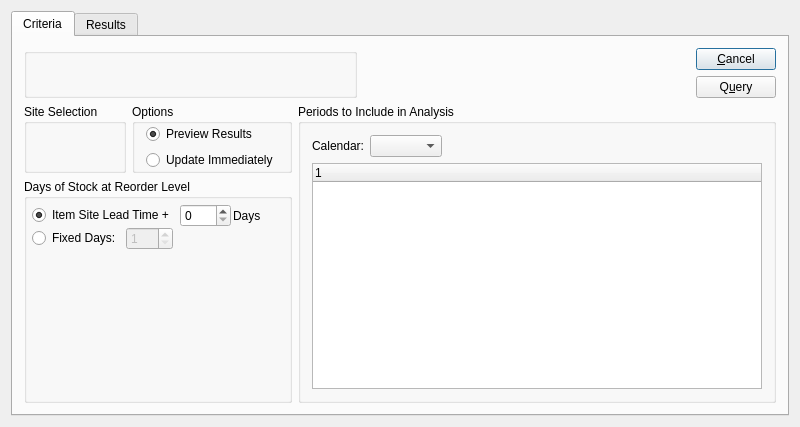
<?xml version="1.0" encoding="UTF-8"?>
<ui version="4.0">
 <comment>This file is part of the xTuple ERP: PostBooks Edition, a free and
open source Enterprise Resource Planning software suite,
Copyright (c) 1999-2019 by OpenMFG LLC, d/b/a xTuple.
It is licensed to you under the Common Public Attribution License
version 1.0, the full text of which (including xTuple-specific Exhibits)
is available at www.xtuple.com/CPAL.  By using this software, you agree
to be bound by its terms.</comment>
 <class>updateReorderLevels</class>
 <widget class="QDialog" name="updateReorderLevels">
  <property name="geometry">
   <rect>
    <x>0</x>
    <y>0</y>
    <width>800</width>
    <height>427</height>
   </rect>
  </property>
  <property name="windowTitle">
   <string>Update Reorder Levels</string>
  </property>
  <layout class="QGridLayout">
   <item row="0" column="0">
    <widget class="QTabWidget" name="_tab">
     <property name="currentIndex">
      <number>0</number>
     </property>
     <widget class="QWidget" name="_criteriaTab">
      <attribute name="title">
       <string>Criteria</string>
      </attribute>
      <layout class="QGridLayout">
       <item row="0" column="0">
        <layout class="QHBoxLayout">
         <item>
          <widget class="QStackedWidget" name="_stack">
           <property name="currentIndex">
            <number>0</number>
           </property>
           <widget class="QWidget" name="_paramPage">
            <layout class="QGridLayout">
             <property name="margin">
              <number>0</number>
             </property>
             <item row="0" column="0">
              <widget class="ParameterGroup" name="_parameter">
               <property name="title">
                <string/>
               </property>
               <property name="fixedSize">
                <bool>false</bool>
               </property>
              </widget>
             </item>
            </layout>
           </widget>
           <widget class="QWidget" name="_itemPage">
            <layout class="QGridLayout" name="gridLayout_2">
             <property name="margin">
              <number>0</number>
             </property>
             <item row="0" column="0">
              <widget class="QGroupBox" name="groupBox_2">
               <property name="title">
                <string/>
               </property>
               <layout class="QGridLayout" name="gridLayout_32">
                <item row="0" column="0">
                 <widget class="ItemCluster" name="_item">
                  <property name="enabled">
                   <bool>true</bool>
                  </property>
                 </widget>
                </item>
               </layout>
              </widget>
             </item>
            </layout>
           </widget>
          </widget>
         </item>
         <item>
          <spacer>
           <property name="orientation">
            <enum>Qt::Horizontal</enum>
           </property>
           <property name="sizeHint" stdset="0">
            <size>
             <width>0</width>
             <height>20</height>
            </size>
           </property>
          </spacer>
         </item>
         <item>
          <layout class="QVBoxLayout">
           <property name="spacing">
            <number>0</number>
           </property>
           <item>
            <layout class="QVBoxLayout">
             <item>
              <widget class="QPushButton" name="_close">
               <property name="text">
                <string>&amp;Cancel</string>
               </property>
              </widget>
             </item>
             <item>
              <widget class="QPushButton" name="_update">
               <property name="text">
                <string>Q&amp;uery</string>
               </property>
              </widget>
             </item>
            </layout>
           </item>
           <item>
            <spacer>
             <property name="orientation">
              <enum>Qt::Vertical</enum>
             </property>
             <property name="sizeHint" stdset="0">
              <size>
               <width>20</width>
               <height>0</height>
              </size>
             </property>
            </spacer>
           </item>
          </layout>
         </item>
        </layout>
       </item>
       <item row="1" column="0">
        <widget class="QFrame" name="_frame">
         <property name="sizePolicy">
          <sizepolicy hsizetype="Preferred" vsizetype="Preferred">
           <horstretch>0</horstretch>
           <verstretch>1</verstretch>
          </sizepolicy>
         </property>
         <property name="frameShape">
          <enum>QFrame::NoFrame</enum>
         </property>
         <property name="frameShadow">
          <enum>QFrame::Raised</enum>
         </property>
         <layout class="QGridLayout" name="gridLayout_3">
          <property name="margin">
           <number>0</number>
          </property>
          <item row="0" column="0">
           <widget class="WarehouseGroup" name="_warehouse">
            <property name="title">
             <string>Site Selection</string>
            </property>
            <property name="fixedSize">
             <bool>false</bool>
            </property>
           </widget>
          </item>
          <item row="0" column="1">
           <widget class="QGroupBox" name="groupBox">
            <property name="title">
             <string>Options</string>
            </property>
            <layout class="QGridLayout">
             <property name="topMargin">
              <number>0</number>
             </property>
             <property name="bottomMargin">
              <number>0</number>
             </property>
             <item row="0" column="0">
              <widget class="QRadioButton" name="_preview">
               <property name="text">
                <string>Preview Results</string>
               </property>
               <property name="checked">
                <bool>true</bool>
               </property>
              </widget>
             </item>
             <item row="1" column="0">
              <widget class="QRadioButton" name="_postImmediate">
               <property name="text">
                <string>Update Immediately</string>
               </property>
              </widget>
             </item>
            </layout>
           </widget>
          </item>
          <item row="0" column="2" rowspan="2">
           <widget class="QGroupBox" name="_periodsToInclude">
            <property name="title">
             <string>Periods to Include in Analysis</string>
            </property>
            <layout class="QGridLayout">
             <item row="0" column="0">
              <widget class="QLabel" name="_calendarLit">
               <property name="text">
                <string>Calendar:</string>
               </property>
               <property name="alignment">
                <set>Qt::AlignRight|Qt::AlignTrailing|Qt::AlignVCenter</set>
               </property>
              </widget>
             </item>
             <item row="0" column="1">
              <layout class="QHBoxLayout">
               <item>
                <widget class="CalendarComboBox" name="_calendar"/>
               </item>
               <item>
                <spacer>
                 <property name="orientation">
                  <enum>Qt::Horizontal</enum>
                 </property>
                 <property name="sizeHint" stdset="0">
                  <size>
                   <width>40</width>
                   <height>20</height>
                  </size>
                 </property>
                </spacer>
               </item>
              </layout>
             </item>
             <item row="1" column="0" colspan="2">
              <widget class="PeriodsListView" name="_periods"/>
             </item>
            </layout>
           </widget>
          </item>
          <item row="1" column="0" colspan="2">
           <widget class="QGroupBox" name="_daysGroup">
            <property name="title">
             <string>Days of Stock at Reorder Level</string>
            </property>
            <layout class="QVBoxLayout">
             <property name="spacing">
              <number>0</number>
             </property>
             <property name="margin">
              <number>5</number>
             </property>
             <item>
              <layout class="QHBoxLayout">
               <property name="spacing">
                <number>2</number>
               </property>
               <item>
                <widget class="QRadioButton" name="_leadTime">
                 <property name="text">
                  <string>Item Site Lead Time + </string>
                 </property>
                 <property name="checked">
                  <bool>true</bool>
                 </property>
                </widget>
               </item>
               <item>
                <layout class="QHBoxLayout">
                 <property name="spacing">
                  <number>2</number>
                 </property>
                 <item>
                  <widget class="QSpinBox" name="_leadTimePad"/>
                 </item>
                 <item>
                  <widget class="QLabel" name="_daysLit">
                   <property name="text">
                    <string>Days</string>
                   </property>
                  </widget>
                 </item>
                </layout>
               </item>
              </layout>
             </item>
             <item>
              <layout class="QHBoxLayout">
               <property name="spacing">
                <number>5</number>
               </property>
               <item>
                <widget class="QRadioButton" name="_fixedDays">
                 <property name="text">
                  <string>Fixed Days:</string>
                 </property>
                </widget>
               </item>
               <item>
                <layout class="QHBoxLayout">
                 <property name="spacing">
                  <number>0</number>
                 </property>
                 <item>
                  <widget class="QSpinBox" name="_days">
                   <property name="enabled">
                    <bool>false</bool>
                   </property>
                   <property name="minimum">
                    <number>1</number>
                   </property>
                   <property name="maximum">
                    <number>999</number>
                   </property>
                   <property name="value">
                    <number>1</number>
                   </property>
                  </widget>
                 </item>
                 <item>
                  <spacer>
                   <property name="orientation">
                    <enum>Qt::Horizontal</enum>
                   </property>
                   <property name="sizeType">
                    <enum>QSizePolicy::MinimumExpanding</enum>
                   </property>
                   <property name="sizeHint" stdset="0">
                    <size>
                     <width>0</width>
                     <height>20</height>
                    </size>
                   </property>
                  </spacer>
                 </item>
                </layout>
               </item>
              </layout>
             </item>
             <item>
              <spacer name="verticalSpacer">
               <property name="orientation">
                <enum>Qt::Vertical</enum>
               </property>
               <property name="sizeHint" stdset="0">
                <size>
                 <width>20</width>
                 <height>40</height>
                </size>
               </property>
              </spacer>
             </item>
            </layout>
           </widget>
          </item>
         </layout>
        </widget>
       </item>
      </layout>
     </widget>
     <widget class="QWidget" name="_resultsTab">
      <attribute name="title">
       <string>Results</string>
      </attribute>
      <layout class="QGridLayout">
       <item row="0" column="0" colspan="2">
        <layout class="QHBoxLayout">
         <item>
          <widget class="QLabel" name="_totalDaysLit">
           <property name="text">
            <string>Total Days Analyzed:</string>
           </property>
           <property name="alignment">
            <set>Qt::AlignRight|Qt::AlignTrailing|Qt::AlignVCenter</set>
           </property>
          </widget>
         </item>
         <item>
          <widget class="XLineEdit" name="_totalDays">
           <property name="enabled">
            <bool>false</bool>
           </property>
           <property name="sizePolicy">
            <sizepolicy hsizetype="Preferred" vsizetype="Fixed">
             <horstretch>0</horstretch>
             <verstretch>0</verstretch>
            </sizepolicy>
           </property>
           <property name="toolTip">
            <string>ot</string>
           </property>
          </widget>
         </item>
         <item>
          <spacer>
           <property name="orientation">
            <enum>Qt::Horizontal</enum>
           </property>
           <property name="sizeHint" stdset="0">
            <size>
             <width>221</width>
             <height>20</height>
            </size>
           </property>
          </spacer>
         </item>
        </layout>
       </item>
       <item row="1" column="0">
        <widget class="XTreeWidget" name="_results">
         <property name="editTriggers">
          <set>QAbstractItemView::AllEditTriggers</set>
         </property>
         <property name="selectionMode">
          <enum>QAbstractItemView::ExtendedSelection</enum>
         </property>
        </widget>
       </item>
       <item row="1" column="2">
        <layout class="QVBoxLayout">
         <item>
          <widget class="QPushButton" name="_post">
           <property name="enabled">
            <bool>false</bool>
           </property>
           <property name="text">
            <string>&amp;Post</string>
           </property>
          </widget>
         </item>
         <item>
          <spacer>
           <property name="orientation">
            <enum>Qt::Vertical</enum>
           </property>
           <property name="sizeHint" stdset="0">
            <size>
             <width>20</width>
             <height>40</height>
            </size>
           </property>
          </spacer>
         </item>
        </layout>
       </item>
      </layout>
     </widget>
    </widget>
   </item>
  </layout>
 </widget>
 <layoutdefault spacing="6" margin="11"/>
 <customwidgets>
  <customwidget>
   <class>CalendarComboBox</class>
   <extends>XComboBox</extends>
   <header>calendarTools.h</header>
  </customwidget>
  <customwidget>
   <class>ItemCluster</class>
   <extends>QWidget</extends>
   <header>itemcluster.h</header>
   <container>1</container>
  </customwidget>
  <customwidget>
   <class>ParameterGroup</class>
   <extends>QGroupBox</extends>
   <header>parametergroup.h</header>
   <container>1</container>
  </customwidget>
  <customwidget>
   <class>PeriodsListView</class>
   <extends>XTreeWidget</extends>
   <header>calendarTools.h</header>
  </customwidget>
  <customwidget>
   <class>WarehouseGroup</class>
   <extends>QGroupBox</extends>
   <header>warehousegroup.h</header>
   <container>1</container>
  </customwidget>
  <customwidget>
   <class>XComboBox</class>
   <extends>QComboBox</extends>
   <header>xcombobox.h</header>
  </customwidget>
  <customwidget>
   <class>XLineEdit</class>
   <extends>QLineEdit</extends>
   <header>xlineedit.h</header>
   <container>1</container>
  </customwidget>
  <customwidget>
   <class>XTreeWidget</class>
   <extends>QTreeWidget</extends>
   <header>xtreewidget.h</header>
   <container>1</container>
  </customwidget>
 </customwidgets>
 <tabstops>
  <tabstop>_warehouse</tabstop>
  <tabstop>_parameter</tabstop>
  <tabstop>_leadTime</tabstop>
  <tabstop>_leadTimePad</tabstop>
  <tabstop>_fixedDays</tabstop>
  <tabstop>_days</tabstop>
  <tabstop>_periods</tabstop>
  <tabstop>_update</tabstop>
  <tabstop>_close</tabstop>
 </tabstops>
 <resources/>
 <connections>
  <connection>
   <sender>_close</sender>
   <signal>clicked()</signal>
   <receiver>updateReorderLevels</receiver>
   <slot>reject()</slot>
   <hints>
    <hint type="sourcelabel">
     <x>464</x>
     <y>45</y>
    </hint>
    <hint type="destinationlabel">
     <x>20</x>
     <y>20</y>
    </hint>
   </hints>
  </connection>
  <connection>
   <sender>_fixedDays</sender>
   <signal>toggled(bool)</signal>
   <receiver>_days</receiver>
   <slot>setEnabled(bool)</slot>
   <hints>
    <hint type="sourcelabel">
     <x>56</x>
     <y>286</y>
    </hint>
    <hint type="destinationlabel">
     <x>150</x>
     <y>289</y>
    </hint>
   </hints>
  </connection>
  <connection>
   <sender>_leadTime</sender>
   <signal>toggled(bool)</signal>
   <receiver>_leadTimePad</receiver>
   <slot>setEnabled(bool)</slot>
   <hints>
    <hint type="sourcelabel">
     <x>56</x>
     <y>244</y>
    </hint>
    <hint type="destinationlabel">
     <x>234</x>
     <y>238</y>
    </hint>
   </hints>
  </connection>
  <connection>
   <sender>_results</sender>
   <signal>valid(bool)</signal>
   <receiver>_post</receiver>
   <slot>setEnabled(bool)</slot>
   <hints>
    <hint type="sourcelabel">
     <x>425</x>
     <y>95</y>
    </hint>
    <hint type="destinationlabel">
     <x>519</x>
     <y>91</y>
    </hint>
   </hints>
  </connection>
  <connection>
   <sender>_calendar</sender>
   <signal>newCalendarId(int)</signal>
   <receiver>_periods</receiver>
   <slot>populate(int)</slot>
   <hints>
    <hint type="sourcelabel">
     <x>592</x>
     <y>198</y>
    </hint>
    <hint type="destinationlabel">
     <x>622</x>
     <y>387</y>
    </hint>
   </hints>
  </connection>
  <connection>
   <sender>_calendar</sender>
   <signal>select(ParameterList&amp;)</signal>
   <receiver>_periods</receiver>
   <slot>load(ParameterList&amp;)</slot>
   <hints>
    <hint type="sourcelabel">
     <x>592</x>
     <y>198</y>
    </hint>
    <hint type="destinationlabel">
     <x>622</x>
     <y>387</y>
    </hint>
   </hints>
  </connection>
 </connections>
</ui>
